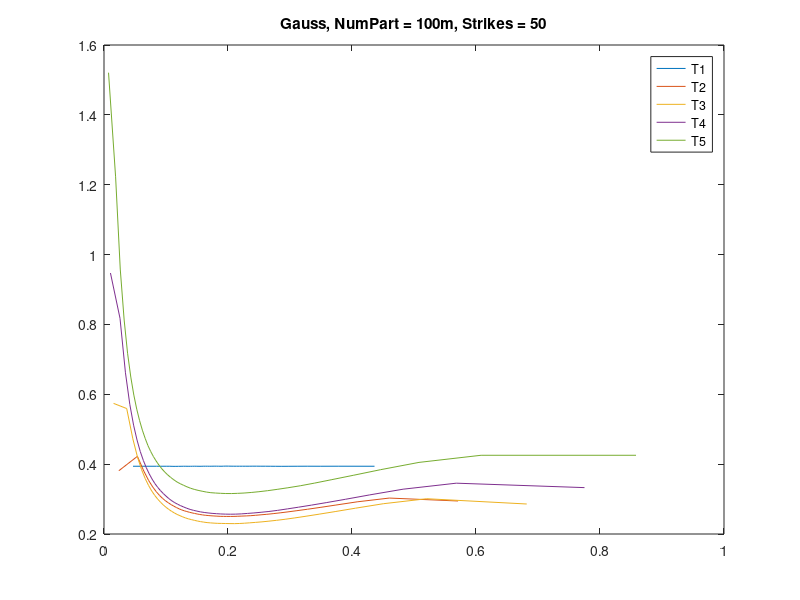

MATLAB code for this plot:
%gaussian kernel
%strikes = 50
% 5 timesteps
%100mil
%initial price = 0.2


eg1 = [0.3940 0.3940 0.3940 0.3940 0.3940 0.3937 0.3937 0.3938 0.3939 0.3940 0.3940 0.3939 0.3939 0.3940 0.3941 0.3940 0.3939 0.3939 0.3941 0.3941 0.3941 0.3940 0.3941 0.3942 0.3942 0.3941 0.3940 0.3942 0.3944 0.3943 0.3942 0.3941 0.3941 0.3941 0.3941 0.3941 0.3941 0.3942 0.3942 0.3941 0.3941 0.3940 0.3939 0.3938 0.3939 0.3940 0.3941 0.3940 0.3941 0.3940 ];
stg1 = [0.0468 0.0846 0.0936 0.1004 0.1061 0.1112 0.1159 0.1202 0.1243 0.1282 0.1320 0.1357 0.1393 0.1428 0.1463 0.1497 0.1532 0.1566 0.1601 0.1635 0.1670 0.1705 0.1740 0.1776 0.1812 0.1849 0.1887 0.1926 0.1966 0.2007 0.2049 0.2093 0.2138 0.2186 0.2235 0.2287 0.2342 0.2401 0.2463 0.2530 0.2602 0.2682 0.2770 0.2868 0.2982 0.3115 0.3277 0.3487 0.3788 0.4363 ];

eg2 = [0.3811 0.4224 0.3805 0.3535 0.3349 0.3211 0.3102 0.3016 0.2947 0.2890 0.2840 0.2796 0.2756 0.2720 0.2690 0.2665 0.2643 0.2623 0.2605 0.2589 0.2573 0.2559 0.2547 0.2537 0.2529 0.2522 0.2516 0.2511 0.2506 0.2504 0.2503 0.2503 0.2504 0.2508 0.2513 0.2518 0.2525 0.2536 0.2550 0.2564 0.2583 0.2606 0.2634 0.2668 0.2709 0.2761 0.2829 0.2921 0.3029 0.2945 ];
stg2 = [0.0239 0.0539 0.0641 0.0719 0.0785 0.0843 0.0897 0.0947 0.0994 0.1040 0.1084 0.1127 0.1170 0.1212 0.1253 0.1294 0.1336 0.1377 0.1418 0.1460 0.1503 0.1545 0.1589 0.1633 0.1679 0.1725 0.1773 0.1822 0.1873 0.1925 0.1980 0.2037 0.2096 0.2158 0.2224 0.2294 0.2368 0.2447 0.2533 0.2626 0.2728 0.2841 0.2968 0.3112 0.3282 0.3485 0.3740 0.4083 0.4602 0.5711 ];

eg3 = [0.5740 0.5592 0.4726 0.4197 0.3843 0.3588 0.3392 0.3234 0.3106 0.2999 0.2909 0.2831 0.2763 0.2703 0.2650 0.2603 0.2561 0.2525 0.2491 0.2460 0.2434 0.2413 0.2392 0.2372 0.2355 0.2340 0.2327 0.2318 0.2311 0.2305 0.2303 0.2300 0.2298 0.2297 0.2301 0.2309 0.2320 0.2333 0.2348 0.2368 0.2392 0.2422 0.2461 0.2509 0.2568 0.2642 0.2739 0.2867 0.3010 0.2859 ];
stg3 = [0.0154 0.0366 0.0465 0.0541 0.0606 0.0664 0.0718 0.0769 0.0818 0.0866 0.0912 0.0957 0.1002 0.1046 0.1090 0.1135 0.1179 0.1224 0.1269 0.1315 0.1361 0.1408 0.1457 0.1506 0.1556 0.1609 0.1662 0.1718 0.1775 0.1835 0.1898 0.1963 0.2032 0.2105 0.2182 0.2264 0.2351 0.2446 0.2548 0.2660 0.2784 0.2921 0.3078 0.3258 0.3470 0.3728 0.4056 0.4505 0.5206 0.6818 ];

eg4 = [0.9472 0.8177 0.6615 0.5713 0.5117 0.4688 0.4361 0.4104 0.3895 0.3720 0.3571 0.3444 0.3336 0.3242 0.3159 0.3082 0.3013 0.2951 0.2898 0.2852 0.2811 0.2772 0.2736 0.2704 0.2678 0.2655 0.2634 0.2617 0.2603 0.2591 0.2582 0.2574 0.2569 0.2567 0.2569 0.2576 0.2589 0.2603 0.2622 0.2645 0.2677 0.2719 0.2768 0.2827 0.2901 0.2995 0.3120 0.3283 0.3455 0.3328 ];
stg4 = [0.0104 0.0258 0.0346 0.0416 0.0477 0.0533 0.0585 0.0635 0.0683 0.0730 0.0776 0.0821 0.0866 0.0911 0.0956 0.1002 0.1047 0.1093 0.1140 0.1188 0.1236 0.1286 0.1337 0.1389 0.1443 0.1499 0.1556 0.1616 0.1678 0.1743 0.1811 0.1883 0.1958 0.2038 0.2123 0.2214 0.2312 0.2418 0.2533 0.2660 0.2800 0.2958 0.3138 0.3346 0.3594 0.3897 0.4286 0.4824 0.5682 0.7750 ];

eg5 = [1.5207 1.2226 0.9585 0.8127 0.7176 0.6494 0.5978 0.5574 0.5247 0.4972 0.4738 0.4534 0.4363 0.4217 0.4087 0.3970 0.3867 0.3774 0.3693 0.3621 0.3553 0.3491 0.3441 0.3396 0.3352 0.3311 0.3278 0.3250 0.3225 0.3201 0.3183 0.3173 0.3165 0.3159 0.3158 0.3164 0.3173 0.3189 0.3211 0.3240 0.3278 0.3324 0.3381 0.3458 0.3557 0.3680 0.3842 0.4050 0.4254 0.4254 ];
stg5 = [0.0073 0.0187 0.0262 0.0325 0.0380 0.0432 0.0481 0.0528 0.0574 0.0619 0.0664 0.0708 0.0753 0.0797 0.0842 0.0887 0.0933 0.0980 0.1027 0.1075 0.1125 0.1176 0.1228 0.1282 0.1337 0.1395 0.1455 0.1517 0.1583 0.1651 0.1723 0.1799 0.1879 0.1964 0.2055 0.2153 0.2259 0.2374 0.2499 0.2638 0.2792 0.2966 0.3166 0.3398 0.3676 0.4019 0.4462 0.5080 0.6082 0.8581 ];

plot(stg1, eg1, stg2, eg2, stg3, eg3, stg4, eg4, stg5, eg5)

% hold
% plot(stg2, eg2)
% hold
% plot(stg3, eg3)

legend('T1', 'T2', 'T3', 'T4', 'T5')
title('Gauss, NumPart = 100m, Strikes = 50')